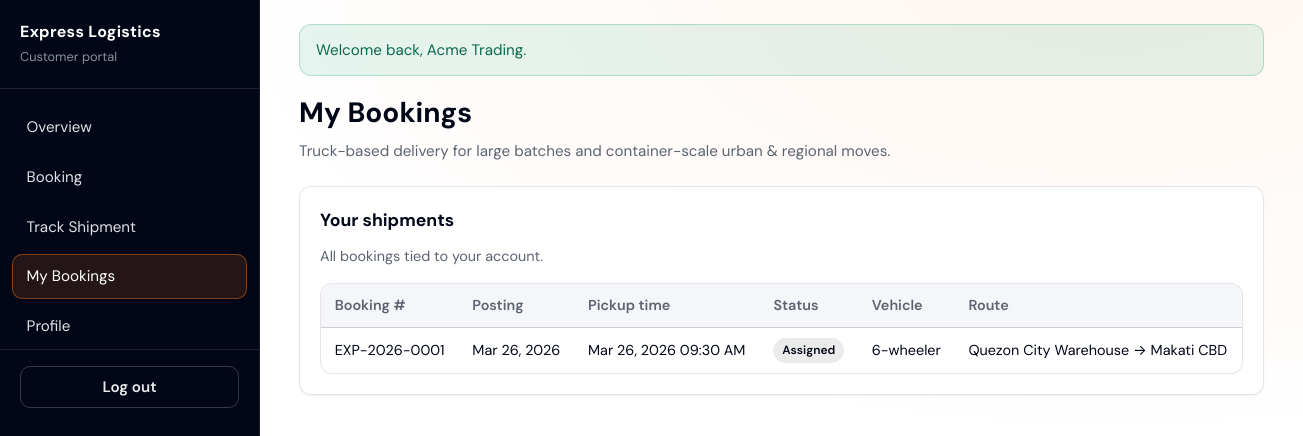
The page /customer/dashboard.php?section=bookings (signed in) on the database its author committed.
### tables this page shows
CREATE TABLE `bookings` (
  `id` INT UNSIGNED NOT NULL AUTO_INCREMENT,
  `booking_number` VARCHAR(32) NOT NULL,
  `customer_id` INT UNSIGNED NOT NULL,
  `username` VARCHAR(64) NOT NULL,
  `name` VARCHAR(120) NOT NULL,
  `email` VARCHAR(255) NOT NULL,
  `mobile` VARCHAR(40) NOT NULL,
  `booking_datetime` TIMESTAMP NOT NULL,
  `posting_date` TIMESTAMP NOT NULL,
  `vehicle_type` VARCHAR(64) NOT NULL,
  `pickup` VARCHAR(255) NOT NULL,
  `dropoff` VARCHAR(255) NOT NULL,
  `cargo_desc` TEXT NOT NULL,
  `additional_requirements` TEXT NOT NULL,
  `status` VARCHAR(32) NOT NULL DEFAULT 'pending',
  `driver_id` INT UNSIGNED NULL,
  `payout` DECIMAL(12, 2) NULL,
  PRIMARY KEY (`id`),
  UNIQUE KEY `uq_bookings_number` (`booking_number`),
  KEY `idx_bookings_customer` (`customer_id`),
  KEY `idx_bookings_driver` (`driver_id`),
  KEY `idx_bookings_status` (`status`),
  CONSTRAINT `fk_bookings_customer` FOREIGN KEY (`customer_id`) REFERENCES `customers` (`id`)
    ON UPDATE CASCADE ON DELETE RESTRICT,
  CONSTRAINT `fk_bookings_driver` FOREIGN KEY (`driver_id`) REFERENCES `drivers` (`id`)
    ON UPDATE CASCADE ON DELETE SET NULL
);

### customer/dashboard.php (called while the page is built, shortened)
<?php
$section = $_GET['section'] ?? 'overview';
require dirname(__DIR__) . '/includes/header_customer.php';
require __DIR__ . '/sections/' . $section . '.php';
require dirname(__DIR__) . '/includes/footer_customer.php';

### data/repository.php (called while the page is built, shortened)
<?php
function repo_map_booking_row(array $row): array
{
    $row['customer_id'] = (int) $row['customer_id'];
    $row['driver_id'] = isset($row['driver_id']) && $row['driver_id'] !== null && $row['driver_id'] !== ''
        ? (int) $row['driver_id'] : null;
    $row['payout'] = isset($row['payout']) && $row['payout'] !== null && $row['payout'] !== ''
        ? (float) $row['payout'] : null;
    return $row;
}
function repo_customer_bookings(int $customerId): array
{
    $pdo = db();
    $stmt = $pdo->prepare('SELECT * FROM bookings WHERE customer_id = ? ORDER BY booking_datetime DESC');
    $stmt->execute([$customerId]);
    $out = [];
    foreach ($stmt->fetchAll() as $row) {
        $out[] = repo_map_booking_row($row);
    }
    return $out;
}

### includes/helpers.php (called while the page is built, shortened)
<?php
function e(?string $s): string
{
    return htmlspecialchars((string) $s, ENT_QUOTES, 'UTF-8');
}
function format_timestamp(?string $value, ?string $format = null, ?string $timezone = null): string
{
    $value = $value === null ? '' : trim((string) $value);
    $value = str_replace('T', ' ', $value);
    $tzName = $timezone ?: (date_default_timezone_get() ?: 'Asia/Manila');
    $tz = new DateTimeZone($tzName);
    $dt = null;
    try {
        $dt = new DateTimeImmutable($value, $tz);
    } catch (Throwable $e) {
        return $value;
    }
    if ($format === null) {
        if (preg_match('/^\d{4}-\d{2}-\d{2}$/', $value) === 1) {
            $format = 'M j, Y';
        } else {
            $format = 'M j, Y h:i A';
        }
    }
    return $dt->format($format);
}

### customer/sections/bookings.php (the view, shortened to what this page needs)
<?php
$u = auth_user();
$mine = repo_customer_bookings((int) $u['id']);
?>
<div class="card">
  <h2>Your shipments</h2>
  <p style="margin:0 0 1rem;color:var(--muted);font-size:0.9rem;">All bookings tied to your account.</p>
  <?php if (!$mine): ?>
    <p style="color:var(--muted)">No bookings yet. Use <a href="<?= e(BASE_URL . '/customer/dashboard.php?section=booking') ?>">Booking</a> to create one.</p>
  <?php else: ?>
    <div class="table-wrap">
      <table>
        <thead>
          <tr>
            <th>Booking #</th>
            <th>Posting</th>
            <th>Pickup time</th>
            <th>Status</th>
            <th>Vehicle</th>
            <th>Route</th>
          </tr>
        </thead>
        <tbody>
          <?php foreach ($mine as $b): ?>
            <?php $cls = 'badge--' . preg_replace('/[^a-z_]/', '', (string) ($b['status'] ?? 'pending')); ?>
            <tr>
              <td><?= e($b['booking_number'] ?? '') ?></td>
              <td><?= e(format_timestamp($b['posting_date'] ?? '', 'M j, Y')) ?></td>
              <td><?= e(format_timestamp($b['booking_datetime'] ?? '')) ?></td>
              <td><span class="badge <?= e($cls) ?>"><?= e($b['status'] ?? '') ?></span></td>
              <td><?= e($b['vehicle_type'] ?? '') ?></td>
              <td><?= e($b['pickup'] ?? '') ?> → <?= e($b['dropoff'] ?? '') ?></td>
            </tr>
          <?php endforeach; ?>
        </tbody>
      </table>
    </div>
  <?php endif; ?>
</div>

### assets/css/global.css (style rules this page uses)
:root { --neutral: #ffffff; --shade: #020718; --primary: #f77216; --bg: var(--neutral); --bg-elevated: var(--shade); --bg-card: #ffffff; --bg-muted: #f4f6f9; --border: rgba(2, 7, 24, 0.1); --text: var(--shade); --muted: #5c6470; --accent: var(--primary); --accent-dim: rgba(247, 114, 22, 0.14); --accent-ring: rgba(247, 114, 22, 0.45); --success: #0d9f6e; --warning: #d97706; --danger: #dc2626; --radius: 12px; --sidebar-w: 260px; --font: "DM Sans", system-ui, -apple-system, Segoe UI, Roboto, sans-serif; --shadow-sm: 0 1px 2px rgba(2, 7, 24, 0.06); --shadow-md: 0 8px 24px rgba(2, 7, 24, 0.08); }
*, *::before, *::after { box-sizing: border-box; }
html { font-size: 16px; -webkit-text-size-adjust: 100%; }
body { margin: 0; min-height: 100vh; font-family: var(--font); background: radial-gradient(900px 480px at 85% -5%, rgba(247, 114, 22, 0.07), transparent), radial-gradient(600px 360px at 0% 100%, rgba(2, 7, 24, 0.04), transparent), var(--bg); color: var(--text); line-height: 1.5; }
.card { background: var(--bg-card); border: 1px solid var(--border); border-radius: var(--radius); padding: 1.25rem; margin-bottom: 1rem; box-shadow: var(--shadow-sm); }
.card h2 { margin: 0 0 0.75rem; font-size: 1.1rem; color: var(--shade); }
.table-wrap { overflow-x: auto; border-radius: var(--radius); border: 1px solid var(--border); background: var(--neutral); }
table { width: 100%; border-collapse: collapse; font-size: 0.9rem; }
th, td { padding: 0.65rem 0.85rem; text-align: left; border-bottom: 1px solid var(--border); }
th { background: var(--bg-muted); color: var(--muted); font-weight: 600; }
tr:last-child td { border-bottom: none; }
.badge { display: inline-block; padding: 0.2rem 0.55rem; border-radius: 999px; font-size: 0.75rem; font-weight: 600; text-transform: capitalize; }
.badge--assigned { background: rgba(2, 7, 24, 0.08); color: var(--shade); }

### assets/css/dashboard-customer-bookings.css (style rules this page uses)
.table-wrap th, .table-wrap td { white-space: nowrap; }

### rows shown on the page
bookings: booking_number "EXP-2026-0001", posting_date "Mar 26, 2026", booking_datetime "Mar 26, 2026 09:30 AM", status "Assigned", vehicle_type "6-wheeler", pickup "Quezon City Warehouse", dropoff "Makati CBD"

### other values the page prints
$m "Welcome back, Acme Trading."
$pageTitle "My Bookings"
